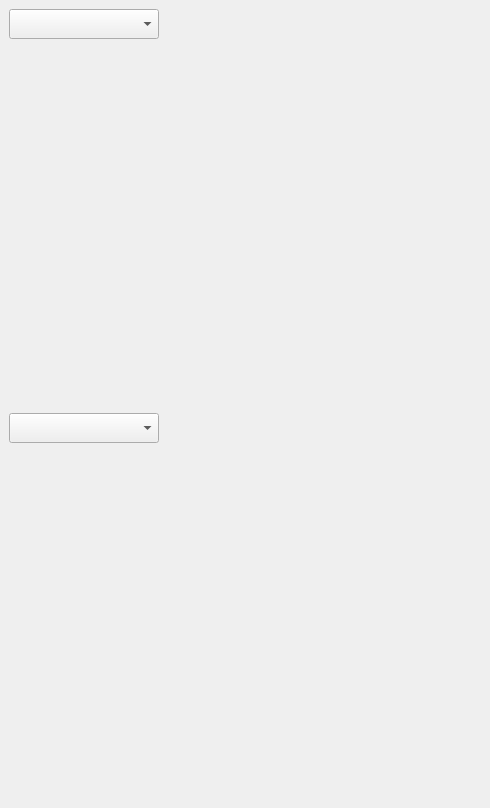
     <widget class="QFrame" name="frame_3">
      <property name="sizePolicy">
       <sizepolicy hsizetype="Fixed" vsizetype="Preferred">
        <horstretch>0</horstretch>
        <verstretch>0</verstretch>
       </sizepolicy>
      </property>
      <property name="minimumSize">
       <size>
        <width>460</width>
        <height>0</height>
       </size>
      </property>
      <property name="frameShape">
       <enum>QFrame::Box</enum>
      </property>
      <property name="frameShadow">
       <enum>QFrame::Plain</enum>
      </property>
      <property name="lineWidth">
       <number>0</number>
      </property>
      <layout class="QVBoxLayout" name="verticalLayout_2">
       <property name="spacing">
        <number>0</number>
       </property>
       <property name="leftMargin">
        <number>0</number>
       </property>
       <property name="topMargin">
        <number>0</number>
       </property>
       <property name="rightMargin">
        <number>0</number>
       </property>
       <property name="bottomMargin">
        <number>0</number>
       </property>
       <item>
        <widget class="QFrame" name="crackframe">
         <property name="sizePolicy">
          <sizepolicy hsizetype="Fixed" vsizetype="Preferred">
           <horstretch>0</horstretch>
           <verstretch>0</verstretch>
          </sizepolicy>
         </property>
         <property name="minimumSize">
          <size>
           <width>490</width>
           <height>100</height>
          </size>
         </property>
         <property name="maximumSize">
          <size>
           <width>16777215</width>
           <height>16777215</height>
          </size>
         </property>
         <property name="autoFillBackground">
          <bool>false</bool>
         </property>
         <property name="styleSheet">
          <string notr="true"/>
         </property>
         <property name="frameShape">
          <enum>QFrame::Box</enum>
         </property>
         <property name="frameShadow">
          <enum>QFrame::Plain</enum>
         </property>
         <property name="lineWidth">
          <number>0</number>
         </property>
         <layout class="QGridLayout" name="gridLayout_5">
          <item row="0" column="0">
           <widget class="QComboBox" name="varCombo">
            <property name="sizePolicy">
             <sizepolicy hsizetype="Fixed" vsizetype="Fixed">
              <horstretch>0</horstretch>
              <verstretch>0</verstretch>
             </sizepolicy>
            </property>
            <property name="minimumSize">
             <size>
              <width>150</width>
              <height>30</height>
             </size>
            </property>
            <property name="maximumSize">
             <size>
              <width>150</width>
              <height>30</height>
             </size>
            </property>
           </widget>
          </item>
          <item row="0" column="1">
           <widget class="QLabel" name="varUnit">
            <property name="maximumSize">
             <size>
              <width>16777215</width>
              <height>30</height>
             </size>
            </property>
            <property name="text">
             <string/>
            </property>
           </widget>
          </item>
          <item row="1" column="0" colspan="2">
           <widget class="QCustomPlot" name="Crackplot" native="true">
            <property name="sizePolicy">
             <sizepolicy hsizetype="Fixed" vsizetype="Fixed">
              <horstretch>0</horstretch>
              <verstretch>0</verstretch>
             </sizepolicy>
            </property>
            <property name="minimumSize">
             <size>
              <width>450</width>
              <height>350</height>
             </size>
            </property>
            <property name="maximumSize">
             <size>
              <width>450</width>
              <height>16777215</height>
             </size>
            </property>
            <property name="font">
             <font>
              <kerning>true</kerning>
             </font>
            </property>
           </widget>
          </item>
         </layout>
        </widget>
       </item>
       <item>
        <widget class="QFrame" name="plotframe">
         <property name="sizePolicy">
          <sizepolicy hsizetype="Fixed" vsizetype="Preferred">
           <horstretch>0</horstretch>
           <verstretch>0</verstretch>
          </sizepolicy>
         </property>
         <property name="minimumSize">
          <size>
           <width>490</width>
           <height>100</height>
          </size>
         </property>
         <property name="maximumSize">
          <size>
           <width>16777215</width>
           <height>16777215</height>
          </size>
         </property>
         <property name="autoFillBackground">
          <bool>false</bool>
         </property>
         <property name="styleSheet">
          <string notr="true"/>
         </property>
         <property name="frameShape">
          <enum>QFrame::Panel</enum>
         </property>
         <property name="frameShadow">
          <enum>QFrame::Raised</enum>
         </property>
         <property name="lineWidth">
          <number>0</number>
         </property>
         <layout class="QVBoxLayout" name="verticalLayout_3">
          <item>
           <widget class="QComboBox" name="yCombo">
            <property name="sizePolicy">
             <sizepolicy hsizetype="Fixed" vsizetype="Fixed">
              <horstretch>0</horstretch>
              <verstretch>0</verstretch>
             </sizepolicy>
            </property>
            <property name="minimumSize">
             <size>
              <width>150</width>
              <height>30</height>
             </size>
            </property>
            <property name="maximumSize">
             <size>
              <width>150</width>
              <height>30</height>
             </size>
            </property>
            <property name="autoFillBackground">
             <bool>false</bool>
            </property>
            <property name="frame">
             <bool>true</bool>
            </property>
           </widget>
          </item>
          <item>
           <widget class="QCustomPlot" name="Resultsplot" native="true">
            <property name="sizePolicy">
             <sizepolicy hsizetype="Fixed" vsizetype="Fixed">
              <horstretch>0</horstretch>
              <verstretch>0</verstretch>
             </sizepolicy>
            </property>
            <property name="minimumSize">
             <size>
              <width>450</width>
              <height>350</height>
             </size>
            </property>
            <property name="maximumSize">
             <size>
              <width>450</width>
              <height>16777215</height>
             </size>
            </property>
            <property name="contextMenuPolicy">
             <enum>Qt::DefaultContextMenu</enum>
            </property>
            <property name="toolTip">
             <string/>
            </property>
            <property name="toolTipDuration">
             <number>1</number>
            </property>
            <property name="statusTip">
             <string/>
            </property>
           </widget>
          </item>
         </layout>
        </widget>
       </item>
      </layout>
     </widget>
